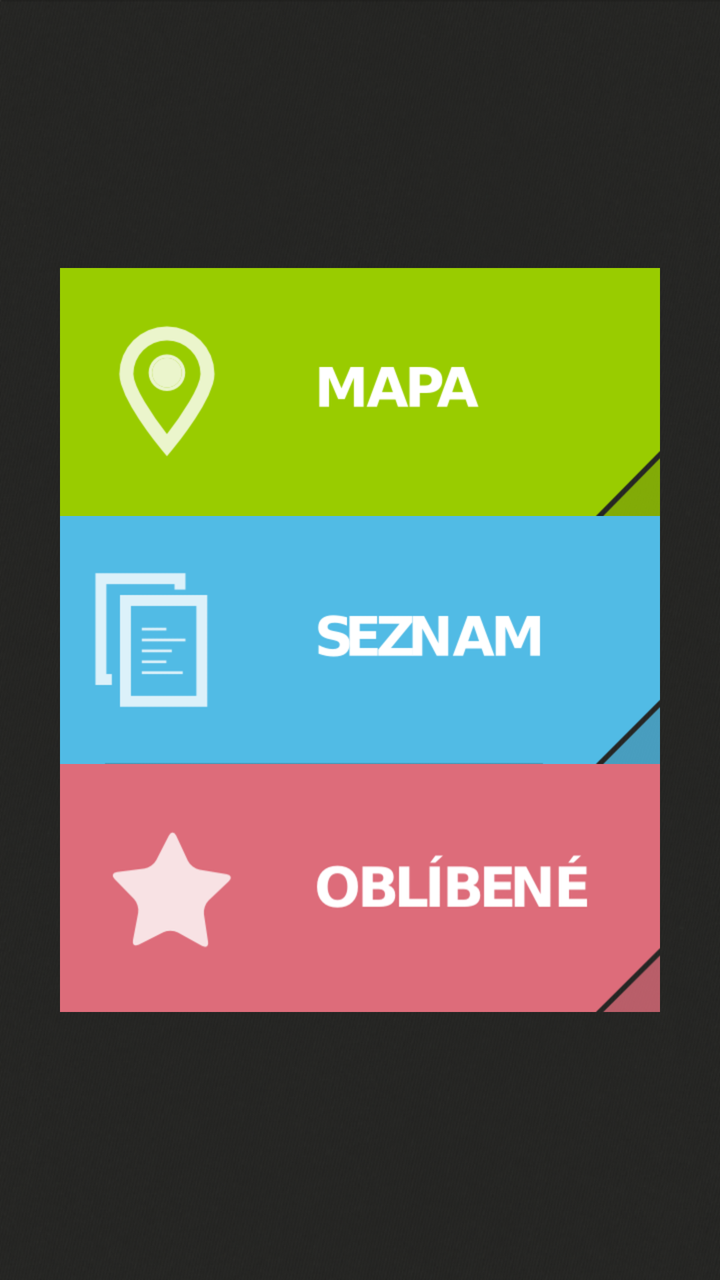
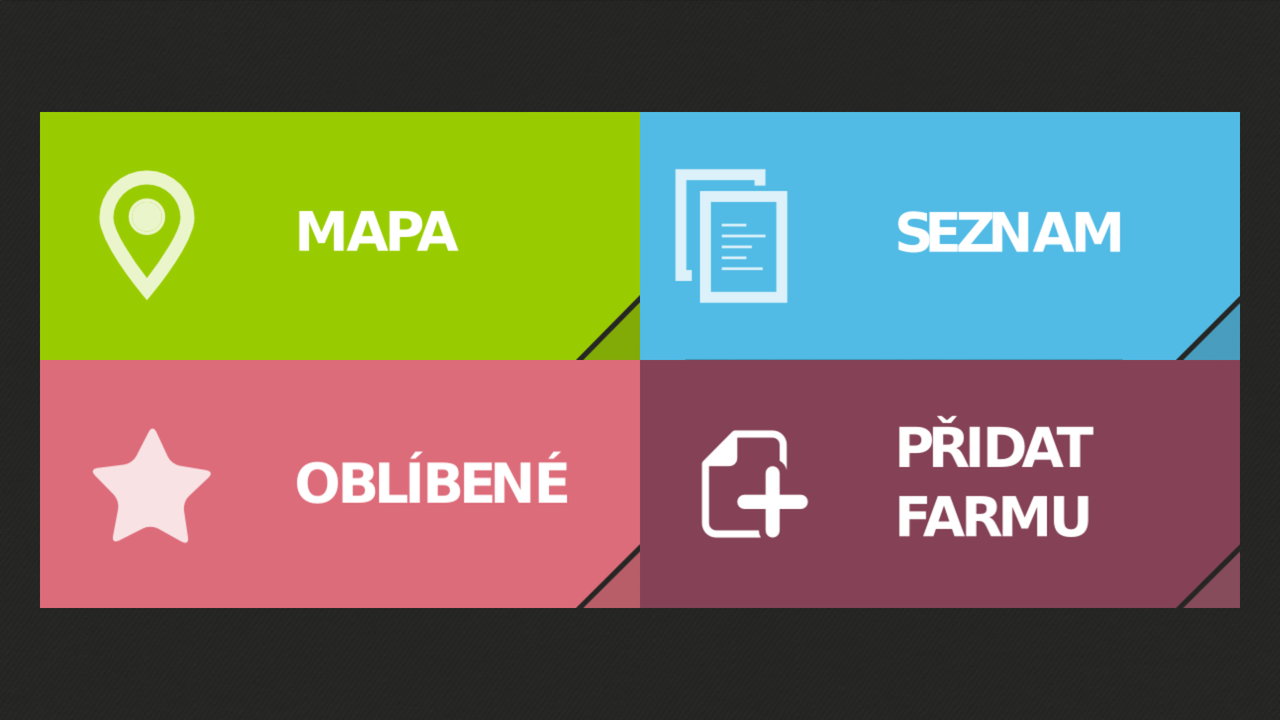

One screen, two layout resources from the same app: the default and the author's alternative for another configuration. Each is rendered where Android would select it; the XML of both is given below.
<!-- AndroidManifest.xml: application theme Theme.HnutiDuhaTheme -->
<!-- res/layout/main_menu.xml -->
<?xml version="1.0" encoding="utf-8"?>
<LinearLayout xmlns:android="http://schemas.android.com/apk/res/android"
    android:layout_width="fill_parent"
    android:layout_height="fill_parent"
    android:layout_gravity="center"
    android:background="@drawable/background"
    android:gravity="center_vertical|center_horizontal"
    android:orientation="vertical" >

    <LinearLayout
        android:layout_width="wrap_content"
        android:layout_height="wrap_content"
        android:layout_gravity="center"
        android:layout_margin="10dp"
        android:orientation="vertical" >

        <ImageView
            android:id="@+id/mapLink"
            android:layout_width="wrap_content"
            android:layout_height="wrap_content"
            android:layout_gravity="center"
            android:layout_margin="0dp"
            android:layout_weight="0.1"
            android:adjustViewBounds="true"
            android:padding="0dp"
            android:scaleType="centerInside"
            android:src="@drawable/map" />

        <ImageView
            android:id="@+id/listLink"
            android:layout_width="wrap_content"
            android:layout_height="wrap_content"
            android:layout_gravity="center"
            android:layout_margin="0dp"
            android:layout_weight="0.1"
            android:adjustViewBounds="true"
            android:padding="0dp"
            android:scaleType="centerInside"
            android:src="@drawable/list" />

        <ImageView
            android:id="@+id/bookmarkListLink"
            android:layout_width="wrap_content"
            android:layout_height="wrap_content"
            android:layout_gravity="center"
            android:layout_margin="0dp"
            android:layout_weight="0.1"
            android:adjustViewBounds="true"
            android:padding="0dp"
            android:scaleType="centerInside"
            android:src="@drawable/bookmarks" />
    </LinearLayout>

</LinearLayout>
<!-- resources referenced by this layout -->
<resources>
  <!-- drawable background: png bitmap (drawable-hdpi, 279784 bytes) -->
  <!-- drawable bookmarks: png bitmap (drawable-hdpi, 7766 bytes) -->
  <!-- drawable list: png bitmap (drawable-hdpi, 6489 bytes) -->
  <!-- drawable map: png bitmap (drawable-hdpi, 9102 bytes) -->
  <!-- from res/values-v14/ -->
  <style name="Theme.HnutiDuhaTheme" parent="Theme.Sherlock">
          <item name="actionBarStyle">@style/Widget.Styled.ActionBar</item>
          <item name="android:actionBarStyle">@style/Widget.Styled.ActionBar</item>
          <item name="android:textCursorDrawable">@null</item>
      </style>
  <!-- from res/values-v14/ -->
  <style name="Widget.Styled.ActionBar" parent="Widget.Sherlock.ActionBar">
          <item name="android:titleTextStyle">@style/HnutiDuha.ActionBar.TitleTextStyle</item>
          <item name="titleTextStyle">@style/HnutiDuha.ActionBar.TitleTextStyle</item>
          <item name="android:background">@drawable/bar_background</item>
          <item name="background">@drawable/bar_background</item>
      </style>
  <!-- from res/values-v14/ -->
  <style name="HnutiDuha.ActionBar.TitleTextStyle" parent="@style/TextAppearance.Sherlock.Widget.ActionBar.Title">
          <item name="android:textColor">@color/DuhaTextGreen</item>
          <item name="android:textStyle">bold</item>
      </style>
  <!-- drawable bar_background: png bitmap (drawable-hdpi, 299 bytes) -->
  <color name="DuhaTextGreen">#669900</color>
</resources>
<!-- res/layout-land/main_menu.xml (the author's variant of the layout above) -->
<!-- drawn on the phone turned sideways -->
<?xml version="1.0" encoding="utf-8"?>
<LinearLayout xmlns:android="http://schemas.android.com/apk/res/android"
    xmlns:grid="http://schemas.android.com/apk/res-auto"
    android:layout_width="fill_parent"
    android:layout_height="fill_parent"
    android:layout_gravity="center"
    android:background="@drawable/background"
    android:gravity="center_vertical|center_horizontal"
    android:orientation="vertical" >

    <LinearLayout
        android:layout_width="wrap_content"
        android:layout_height="wrap_content"
        android:layout_margin="10dp"
        android:orientation="vertical" >

        <LinearLayout
            android:layout_width="wrap_content"
            android:layout_height="wrap_content"
            android:orientation="horizontal" >

            <ImageButton
                android:id="@+id/mapLink"
                android:layout_width="fill_parent"
                android:layout_height="fill_parent"
                android:layout_gravity="center"
                android:layout_margin="0dp"
                android:layout_weight="0.1"
                android:adjustViewBounds="true"
                android:background="@android:color/transparent"
                android:padding="0dp"
                android:scaleType="centerInside"
                android:src="@drawable/map" />

            <ImageButton
                android:id="@+id/listLink"
                android:layout_width="wrap_content"
                android:layout_height="wrap_content"
                android:layout_gravity="center"
                android:layout_margin="0dp"
                android:layout_weight="0.1"
                android:adjustViewBounds="true"
                android:background="@android:color/transparent"
                android:padding="0dp"
                android:scaleType="centerInside"
                android:src="@drawable/list" />
        </LinearLayout>

        <LinearLayout
            android:layout_width="wrap_content"
            android:layout_height="wrap_content"
            android:orientation="horizontal" >

            <ImageButton
                android:id="@+id/bookmarkListLink"
                android:layout_width="wrap_content"
                android:layout_height="wrap_content"
                android:layout_gravity="center"
                android:layout_margin="0dp"
                android:layout_weight="0.1"
                android:adjustViewBounds="true"
                android:background="@android:color/transparent"
                android:padding="0dp"
                android:scaleType="centerInside"
                android:src="@drawable/bookmarks" />

            <ImageButton
                android:id="@+id/addFarmLink"
                android:layout_width="wrap_content"
                android:layout_height="wrap_content"
                android:layout_gravity="center"
                android:layout_margin="0dp"
                android:layout_weight="0.1"
                android:adjustViewBounds="true"
                android:background="@android:color/transparent"
                android:padding="0dp"
                android:scaleType="fitXY"
                android:src="@drawable/add_farm" />
        </LinearLayout>
    </LinearLayout>

</LinearLayout>
<!-- resources referenced by the variant -->
<!-- as the phone turned sideways resolves them -->
<resources>
  <!-- drawable add_farm: png bitmap (drawable-hdpi, 11413 bytes) -->
  <!-- drawable background: png bitmap (drawable-hdpi, 279784 bytes) -->
  <!-- drawable bookmarks: png bitmap (drawable-hdpi, 7766 bytes) -->
  <!-- drawable list: png bitmap (drawable-hdpi, 6489 bytes) -->
  <!-- drawable map: png bitmap (drawable-hdpi, 9102 bytes) -->
  <!-- from res/values-v14/ -->
  <style name="Theme.HnutiDuhaTheme" parent="Theme.Sherlock">
          <item name="actionBarStyle">@style/Widget.Styled.ActionBar</item>
          <item name="android:actionBarStyle">@style/Widget.Styled.ActionBar</item>
          <item name="android:textCursorDrawable">@null</item>
      </style>
  <!-- from res/values-v14/ -->
  <style name="Widget.Styled.ActionBar" parent="Widget.Sherlock.ActionBar">
          <item name="android:titleTextStyle">@style/HnutiDuha.ActionBar.TitleTextStyle</item>
          <item name="titleTextStyle">@style/HnutiDuha.ActionBar.TitleTextStyle</item>
          <item name="android:background">@drawable/bar_background</item>
          <item name="background">@drawable/bar_background</item>
      </style>
  <!-- from res/values-v14/ -->
  <style name="HnutiDuha.ActionBar.TitleTextStyle" parent="@style/TextAppearance.Sherlock.Widget.ActionBar.Title">
          <item name="android:textColor">@color/DuhaTextGreen</item>
          <item name="android:textStyle">bold</item>
      </style>
  <!-- drawable bar_background: png bitmap (drawable-hdpi, 299 bytes) -->
  <color name="DuhaTextGreen">#669900</color>
</resources>
